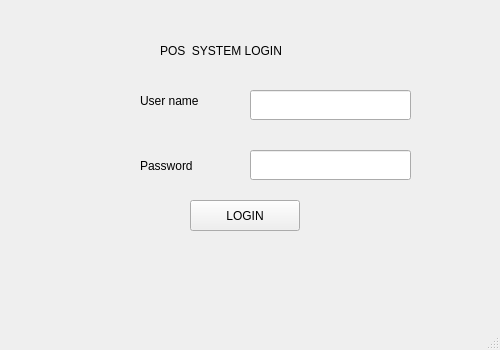
<?xml version="1.0" encoding="UTF-8"?>
<ui version="4.0">
 <class>MainWindow</class>
 <widget class="QMainWindow" name="MainWindow">
  <property name="geometry">
   <rect>
    <x>0</x>
    <y>0</y>
    <width>500</width>
    <height>350</height>
   </rect>
  </property>
  <property name="windowTitle">
   <string>POSsystem</string>
  </property>
  <widget class="QWidget" name="centralwidget">
   <widget class="QLabel" name="label">
    <property name="geometry">
     <rect>
      <x>160</x>
      <y>30</y>
      <width>171</width>
      <height>41</height>
     </rect>
    </property>
    <property name="text">
     <string>POS  SYSTEM LOGIN</string>
    </property>
   </widget>
   <widget class="QLineEdit" name="lineEdit">
    <property name="geometry">
     <rect>
      <x>250</x>
      <y>90</y>
      <width>161</width>
      <height>30</height>
     </rect>
    </property>
   </widget>
   <widget class="QLabel" name="label_2">
    <property name="geometry">
     <rect>
      <x>140</x>
      <y>90</y>
      <width>91</width>
      <height>22</height>
     </rect>
    </property>
    <property name="text">
     <string>User name</string>
    </property>
   </widget>
   <widget class="QLabel" name="label_3">
    <property name="geometry">
     <rect>
      <x>140</x>
      <y>150</y>
      <width>91</width>
      <height>31</height>
     </rect>
    </property>
    <property name="text">
     <string>Password </string>
    </property>
   </widget>
   <widget class="QLineEdit" name="lineEdit_2">
    <property name="geometry">
     <rect>
      <x>250</x>
      <y>150</y>
      <width>161</width>
      <height>30</height>
     </rect>
    </property>
   </widget>
   <widget class="QPushButton" name="pushButton">
    <property name="geometry">
     <rect>
      <x>190</x>
      <y>200</y>
      <width>110</width>
      <height>31</height>
     </rect>
    </property>
    <property name="text">
     <string>LOGIN</string>
    </property>
   </widget>
  </widget>
  <widget class="QMenuBar" name="menubar">
   <property name="geometry">
    <rect>
     <x>0</x>
     <y>0</y>
     <width>500</width>
     <height>27</height>
    </rect>
   </property>
  </widget>
  <widget class="QStatusBar" name="statusbar"/>
 </widget>
 <resources/>
 <connections/>
</ui>
